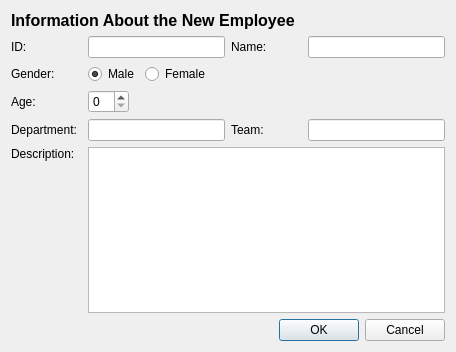
<?xml version="1.0" encoding="UTF-8"?>
<ui version="4.0">
 <class>AddPersonDialog</class>
 <widget class="QDialog" name="AddPersonDialog">
  <property name="geometry">
   <rect>
    <x>0</x>
    <y>0</y>
    <width>456</width>
    <height>352</height>
   </rect>
  </property>
  <property name="windowTitle">
   <string>Add New Person</string>
  </property>
  <property name="windowIcon">
   <iconset>
    <normaloff>resources/person.png</normaloff>resources/person.png</iconset>
  </property>
  <layout class="QVBoxLayout" name="verticalLayout_2">
   <item>
    <widget class="QLabel" name="label_6">
     <property name="minimumSize">
      <size>
       <width>71</width>
       <height>0</height>
      </size>
     </property>
     <property name="font">
      <font>
       <pointsize>12</pointsize>
       <weight>75</weight>
       <bold>true</bold>
      </font>
     </property>
     <property name="text">
      <string>Information About the New Employee</string>
     </property>
    </widget>
   </item>
   <item>
    <layout class="QHBoxLayout" name="horizontalLayout">
     <item>
      <widget class="QLabel" name="label">
       <property name="minimumSize">
        <size>
         <width>71</width>
         <height>0</height>
        </size>
       </property>
       <property name="text">
        <string>ID:</string>
       </property>
      </widget>
     </item>
     <item>
      <widget class="QLineEdit" name="iDLineEdit"/>
     </item>
     <item>
      <widget class="QLabel" name="label_2">
       <property name="minimumSize">
        <size>
         <width>71</width>
         <height>0</height>
        </size>
       </property>
       <property name="text">
        <string>Name:</string>
       </property>
      </widget>
     </item>
     <item>
      <widget class="QLineEdit" name="nameLineEdit"/>
     </item>
    </layout>
   </item>
   <item>
    <layout class="QHBoxLayout" name="horizontalLayout_2">
     <item>
      <widget class="QLabel" name="label_3">
       <property name="minimumSize">
        <size>
         <width>71</width>
         <height>0</height>
        </size>
       </property>
       <property name="text">
        <string>Gender:</string>
       </property>
      </widget>
     </item>
     <item>
      <widget class="QRadioButton" name="maleRadioButton">
       <property name="text">
        <string>Male</string>
       </property>
       <property name="checked">
        <bool>true</bool>
       </property>
       <attribute name="buttonGroup">
        <string notr="true">buttonGroup</string>
       </attribute>
      </widget>
     </item>
     <item>
      <widget class="QRadioButton" name="femaleRadioButton">
       <property name="text">
        <string>Female</string>
       </property>
       <attribute name="buttonGroup">
        <string notr="true">buttonGroup</string>
       </attribute>
      </widget>
     </item>
     <item>
      <spacer name="horizontalSpacer">
       <property name="orientation">
        <enum>Qt::Horizontal</enum>
       </property>
       <property name="sizeHint" stdset="0">
        <size>
         <width>40</width>
         <height>20</height>
        </size>
       </property>
      </spacer>
     </item>
    </layout>
   </item>
   <item>
    <layout class="QHBoxLayout" name="horizontalLayout_3">
     <item>
      <widget class="QLabel" name="label_4">
       <property name="minimumSize">
        <size>
         <width>71</width>
         <height>0</height>
        </size>
       </property>
       <property name="text">
        <string>Age:</string>
       </property>
      </widget>
     </item>
     <item>
      <widget class="QSpinBox" name="ageSpinBox"/>
     </item>
     <item>
      <spacer name="horizontalSpacer_2">
       <property name="orientation">
        <enum>Qt::Horizontal</enum>
       </property>
       <property name="sizeHint" stdset="0">
        <size>
         <width>40</width>
         <height>20</height>
        </size>
       </property>
      </spacer>
     </item>
    </layout>
   </item>
   <item>
    <layout class="QHBoxLayout" name="horizontalLayout_4">
     <item>
      <widget class="QLabel" name="label_5">
       <property name="minimumSize">
        <size>
         <width>71</width>
         <height>0</height>
        </size>
       </property>
       <property name="text">
        <string>Department:</string>
       </property>
      </widget>
     </item>
     <item>
      <widget class="QLineEdit" name="departLineEdit"/>
     </item>
     <item>
      <widget class="QLabel" name="label_7">
       <property name="minimumSize">
        <size>
         <width>71</width>
         <height>0</height>
        </size>
       </property>
       <property name="text">
        <string>Team:</string>
       </property>
      </widget>
     </item>
     <item>
      <widget class="QLineEdit" name="teamLineEdit"/>
     </item>
    </layout>
   </item>
   <item>
    <layout class="QHBoxLayout" name="horizontalLayout_5">
     <item>
      <layout class="QVBoxLayout" name="verticalLayout">
       <item>
        <widget class="QLabel" name="label_8">
         <property name="minimumSize">
          <size>
           <width>71</width>
           <height>0</height>
          </size>
         </property>
         <property name="text">
          <string>Description:</string>
         </property>
        </widget>
       </item>
       <item>
        <spacer name="verticalSpacer">
         <property name="orientation">
          <enum>Qt::Vertical</enum>
         </property>
         <property name="sizeHint" stdset="0">
          <size>
           <width>20</width>
           <height>40</height>
          </size>
         </property>
        </spacer>
       </item>
      </layout>
     </item>
     <item>
      <widget class="QPlainTextEdit" name="descriptionText"/>
     </item>
    </layout>
   </item>
   <item>
    <widget class="QDialogButtonBox" name="buttonBox">
     <property name="orientation">
      <enum>Qt::Horizontal</enum>
     </property>
     <property name="standardButtons">
      <set>QDialogButtonBox::Cancel|QDialogButtonBox::Ok</set>
     </property>
    </widget>
   </item>
  </layout>
 </widget>
 <resources/>
 <connections>
  <connection>
   <sender>buttonBox</sender>
   <signal>accepted()</signal>
   <receiver>AddPersonDialog</receiver>
   <slot>accept()</slot>
   <hints>
    <hint type="sourcelabel">
     <x>248</x>
     <y>254</y>
    </hint>
    <hint type="destinationlabel">
     <x>157</x>
     <y>274</y>
    </hint>
   </hints>
  </connection>
  <connection>
   <sender>buttonBox</sender>
   <signal>rejected()</signal>
   <receiver>AddPersonDialog</receiver>
   <slot>reject()</slot>
   <hints>
    <hint type="sourcelabel">
     <x>316</x>
     <y>260</y>
    </hint>
    <hint type="destinationlabel">
     <x>286</x>
     <y>274</y>
    </hint>
   </hints>
  </connection>
 </connections>
 <buttongroups>
  <buttongroup name="buttonGroup"/>
 </buttongroups>
</ui>
